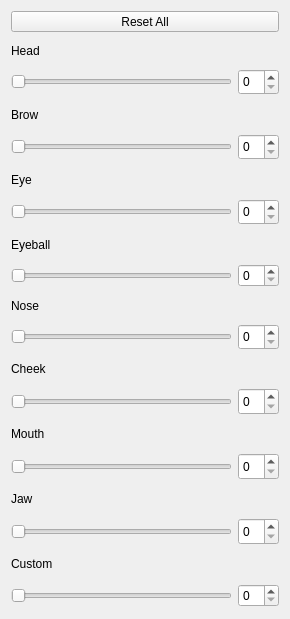
            <widget class="QWidget" name="scrollAreaContents_sm">
             <property name="geometry">
              <rect>
               <x>0</x>
               <y>0</y>
               <width>286</width>
               <height>619</height>
              </rect>
             </property>
             <property name="sizePolicy">
              <sizepolicy hsizetype="Preferred" vsizetype="Preferred">
               <horstretch>0</horstretch>
               <verstretch>0</verstretch>
              </sizepolicy>
             </property>
             <layout class="QVBoxLayout" name="verticalLayout_29">
              <item>
               <widget class="QToolButton" name="reset_sm_btn">
                <property name="sizePolicy">
                 <sizepolicy hsizetype="Preferred" vsizetype="Fixed">
                  <horstretch>0</horstretch>
                  <verstretch>0</verstretch>
                 </sizepolicy>
                </property>
                <property name="text">
                 <string>Reset All</string>
                </property>
               </widget>
              </item>
              <item>
               <widget class="QLabel" name="label_smHead">
                <property name="sizePolicy">
                 <sizepolicy hsizetype="Preferred" vsizetype="Preferred">
                  <horstretch>0</horstretch>
                  <verstretch>0</verstretch>
                 </sizepolicy>
                </property>
                <property name="minimumSize">
                 <size>
                  <width>268</width>
                  <height>25</height>
                 </size>
                </property>
                <property name="maximumSize">
                 <size>
                  <width>268</width>
                  <height>25</height>
                 </size>
                </property>
                <property name="frameShape">
                 <enum>QFrame::NoFrame</enum>
                </property>
                <property name="text">
                 <string>Head</string>
                </property>
                <property name="scaledContents">
                 <bool>false</bool>
                </property>
               </widget>
              </item>
              <item>
               <layout class="QHBoxLayout" name="Layout_smHead">
                <item>
                 <widget class="QSlider" name="Slider_smHead">
                  <property name="sizePolicy">
                   <sizepolicy hsizetype="Expanding" vsizetype="Minimum">
                    <horstretch>0</horstretch>
                    <verstretch>0</verstretch>
                   </sizepolicy>
                  </property>
                  <property name="maximumSize">
                   <size>
                    <width>16777215</width>
                    <height>25</height>
                   </size>
                  </property>
                  <property name="baseSize">
                   <size>
                    <width>0</width>
                    <height>25</height>
                   </size>
                  </property>
                  <property name="maximum">
                   <number>10</number>
                  </property>
                  <property name="orientation">
                   <enum>Qt::Horizontal</enum>
                  </property>
                 </widget>
                </item>
                <item>
                 <widget class="QSpinBox" name="spinBox_smHead">
                  <property name="sizePolicy">
                   <sizepolicy hsizetype="Minimum" vsizetype="Minimum">
                    <horstretch>0</horstretch>
                    <verstretch>0</verstretch>
                   </sizepolicy>
                  </property>
                  <property name="baseSize">
                   <size>
                    <width>0</width>
                    <height>25</height>
                   </size>
                  </property>
                  <property name="maximum">
                   <number>10</number>
                  </property>
                 </widget>
                </item>
               </layout>
              </item>
              <item>
               <widget class="QLabel" name="label_smBrow">
                <property name="sizePolicy">
                 <sizepolicy hsizetype="Preferred" vsizetype="Preferred">
                  <horstretch>0</horstretch>
                  <verstretch>0</verstretch>
                 </sizepolicy>
                </property>
                <property name="text">
                 <string>Brow</string>
                </property>
                <property name="scaledContents">
                 <bool>false</bool>
                </property>
               </widget>
              </item>
              <item>
               <layout class="QHBoxLayout" name="Layout_smBrow">
                <item>
                 <widget class="QSlider" name="Slider_smBrow">
                  <property name="sizePolicy">
                   <sizepolicy hsizetype="Expanding" vsizetype="Minimum">
                    <horstretch>0</horstretch>
                    <verstretch>0</verstretch>
                   </sizepolicy>
                  </property>
                  <property name="minimumSize">
                   <size>
                    <width>0</width>
                    <height>25</height>
                   </size>
                  </property>
                  <property name="baseSize">
                   <size>
                    <width>0</width>
                    <height>25</height>
                   </size>
                  </property>
                  <property name="maximum">
                   <number>10</number>
                  </property>
                  <property name="orientation">
                   <enum>Qt::Horizontal</enum>
                  </property>
                 </widget>
                </item>
                <item>
                 <widget class="QSpinBox" name="spinBox_smBrow">
                  <property name="sizePolicy">
                   <sizepolicy hsizetype="Minimum" vsizetype="Minimum">
                    <horstretch>0</horstretch>
                    <verstretch>0</verstretch>
                   </sizepolicy>
                  </property>
                  <property name="baseSize">
                   <size>
                    <width>0</width>
                    <height>25</height>
                   </size>
                  </property>
                  <property name="maximum">
                   <number>10</number>
                  </property>
                 </widget>
                </item>
               </layout>
              </item>
              <item>
               <widget class="QLabel" name="label_smEye">
                <property name="sizePolicy">
                 <sizepolicy hsizetype="Preferred" vsizetype="Preferred">
                  <horstretch>0</horstretch>
                  <verstretch>0</verstretch>
                 </sizepolicy>
                </property>
                <property name="text">
                 <string>Eye</string>
                </property>
                <property name="scaledContents">
                 <bool>false</bool>
                </property>
               </widget>
              </item>
              <item>
               <layout class="QHBoxLayout" name="Layout_smEye">
                <item>
                 <widget class="QSlider" name="Slider_smEye">
                  <property name="sizePolicy">
                   <sizepolicy hsizetype="Expanding" vsizetype="Minimum">
                    <horstretch>0</horstretch>
                    <verstretch>0</verstretch>
                   </sizepolicy>
                  </property>
                  <property name="minimumSize">
                   <size>
                    <width>0</width>
                    <height>25</height>
                   </size>
                  </property>
                  <property name="baseSize">
                   <size>
                    <width>0</width>
                    <height>25</height>
                   </size>
                  </property>
                  <property name="maximum">
                   <number>10</number>
                  </property>
                  <property name="orientation">
                   <enum>Qt::Horizontal</enum>
                  </property>
                 </widget>
                </item>
                <item>
                 <widget class="QSpinBox" name="spinBox_smEye">
                  <property name="sizePolicy">
                   <sizepolicy hsizetype="Minimum" vsizetype="Minimum">
                    <horstretch>0</horstretch>
                    <verstretch>0</verstretch>
                   </sizepolicy>
                  </property>
                  <property name="baseSize">
                   <size>
                    <width>0</width>
                    <height>25</height>
                   </size>
                  </property>
                  <property name="maximum">
                   <number>10</number>
                  </property>
                 </widget>
                </item>
               </layout>
              </item>
              <item>
               <widget class="QLabel" name="label_smEyeball">
                <property name="text">
                 <string>Eyeball</string>
                </property>
               </widget>
              </item>
              <item>
               <layout class="QHBoxLayout" name="Layout_smEyeball">
                <item>
                 <widget class="QSlider" name="Slider_smEyeball">
                  <property name="maximum">
                   <number>10</number>
                  </property>
                  <property name="orientation">
                   <enum>Qt::Horizontal</enum>
                  </property>
                 </widget>
                </item>
                <item>
                 <widget class="QSpinBox" name="spinBox_smEyeball">
                  <property name="maximum">
                   <number>10</number>
                  </property>
                 </widget>
                </item>
               </layout>
              </item>
              <item>
               <widget class="QLabel" name="label_smNose">
                <property name="sizePolicy">
                 <sizepolicy hsizetype="Preferred" vsizetype="Preferred">
                  <horstretch>0</horstretch>
                  <verstretch>0</verstretch>
                 </sizepolicy>
                </property>
                <property name="maximumSize">
                 <size>
                  <width>16777215</width>
                  <height>25</height>
                 </size>
                </property>
                <property name="text">
                 <string>Nose</string>
                </property>
                <property name="scaledContents">
                 <bool>false</bool>
                </property>
               </widget>
              </item>
              <item>
               <layout class="QHBoxLayout" name="Layout_smNose">
                <item>
                 <widget class="QSlider" name="Slider_smNose">
                  <property name="sizePolicy">
                   <sizepolicy hsizetype="Expanding" vsizetype="Minimum">
                    <horstretch>0</horstretch>
                    <verstretch>0</verstretch>
                   </sizepolicy>
                  </property>
                  <property name="minimumSize">
                   <size>
                    <width>0</width>
                    <height>25</height>
                   </size>
                  </property>
                  <property name="baseSize">
                   <size>
                    <width>0</width>
                    <height>25</height>
                   </size>
                  </property>
                  <property name="maximum">
                   <number>10</number>
                  </property>
                  <property name="orientation">
                   <enum>Qt::Horizontal</enum>
                  </property>
                 </widget>
                </item>
                <item>
                 <widget class="QSpinBox" name="spinBox_smNose">
                  <property name="sizePolicy">
                   <sizepolicy hsizetype="Minimum" vsizetype="Minimum">
                    <horstretch>0</horstretch>
                    <verstretch>0</verstretch>
                   </sizepolicy>
                  </property>
                  <property name="baseSize">
                   <size>
                    <width>0</width>
                    <height>25</height>
                   </size>
                  </property>
                  <property name="maximum">
                   <number>10</number>
                  </property>
                 </widget>
                </item>
               </layout>
              </item>
              <item>
               <widget class="QLabel" name="label_smCheek">
                <property name="sizePolicy">
                 <sizepolicy hsizetype="Preferred" vsizetype="Preferred">
                  <horstretch>0</horstretch>
                  <verstretch>0</verstretch>
                 </sizepolicy>
                </property>
                <property name="text">
                 <string>Cheek</string>
                </property>
                <property name="scaledContents">
                 <bool>false</bool>
                </property>
               </widget>
              </item>
              <item>
               <layout class="QHBoxLayout" name="Layout_smCheek">
                <item>
                 <widget class="QSlider" name="Slider_smCheek">
                  <property name="sizePolicy">
                   <sizepolicy hsizetype="Expanding" vsizetype="Minimum">
                    <horstretch>0</horstretch>
                    <verstretch>0</verstretch>
                   </sizepolicy>
                  </property>
                  <property name="minimumSize">
                   <size>
                    <width>0</width>
                    <height>25</height>
                   </size>
                  </property>
                  <property name="baseSize">
                   <size>
                    <width>0</width>
                    <height>25</height>
                   </size>
                  </property>
                  <property name="maximum">
                   <number>10</number>
                  </property>
                  <property name="orientation">
                   <enum>Qt::Horizontal</enum>
                  </property>
                 </widget>
                </item>
                <item>
                 <widget class="QSpinBox" name="spinBox_smCheek">
                  <property name="sizePolicy">
                   <sizepolicy hsizetype="Minimum" vsizetype="Minimum">
                    <horstretch>0</horstretch>
                    <verstretch>0</verstretch>
                   </sizepolicy>
                  </property>
                  <property name="baseSize">
                   <size>
                    <width>0</width>
                    <height>25</height>
                   </size>
                  </property>
                  <property name="maximum">
                   <number>10</number>
                  </property>
                 </widget>
                </item>
               </layout>
              </item>
              <item>
               <widget class="QLabel" name="label_smMouth">
                <property name="sizePolicy">
                 <sizepolicy hsizetype="Preferred" vsizetype="Preferred">
                  <horstretch>0</horstretch>
                  <verstretch>0</verstretch>
                 </sizepolicy>
                </property>
                <property name="text">
                 <string>Mouth</string>
                </property>
                <property name="scaledContents">
                 <bool>false</bool>
                </property>
               </widget>
              </item>
              <item>
               <layout class="QHBoxLayout" name="Layout_smMouth">
                <item>
                 <widget class="QSlider" name="Slider_smMouth">
                  <property name="sizePolicy">
                   <sizepolicy hsizetype="Expanding" vsizetype="Minimum">
                    <horstretch>0</horstretch>
                    <verstretch>0</verstretch>
                   </sizepolicy>
                  </property>
                  <property name="minimumSize">
                   <size>
                    <width>0</width>
                    <height>25</height>
                   </size>
                  </property>
                  <property name="baseSize">
                   <size>
                    <width>0</width>
                    <height>25</height>
                   </size>
                  </property>
                  <property name="maximum">
                   <number>10</number>
                  </property>
                  <property name="orientation">
                   <enum>Qt::Horizontal</enum>
                  </property>
                 </widget>
                </item>
                <item>
                 <widget class="QSpinBox" name="spinBox_smMouth">
                  <property name="sizePolicy">
                   <sizepolicy hsizetype="Minimum" vsizetype="Minimum">
                    <horstretch>0</horstretch>
                    <verstretch>0</verstretch>
                   </sizepolicy>
                  </property>
                  <property name="baseSize">
                   <size>
                    <width>0</width>
                    <height>25</height>
                   </size>
                  </property>
                  <property name="maximum">
                   <number>10</number>
                  </property>
                 </widget>
                </item>
               </layout>
              </item>
              <item>
               <widget class="QLabel" name="label_smJaw">
                <property name="sizePolicy">
                 <sizepolicy hsizetype="Preferred" vsizetype="Preferred">
                  <horstretch>0</horstretch>
                  <verstretch>0</verstretch>
                 </sizepolicy>
                </property>
                <property name="text">
                 <string>Jaw</string>
                </property>
                <property name="scaledContents">
                 <bool>false</bool>
                </property>
               </widget>
              </item>
              <item>
               <layout class="QHBoxLayout" name="Layout_smJaw">
                <item>
                 <widget class="QSlider" name="Slider_smJaw">
                  <property name="sizePolicy">
                   <sizepolicy hsizetype="Expanding" vsizetype="Minimum">
                    <horstretch>0</horstretch>
                    <verstretch>0</verstretch>
                   </sizepolicy>
                  </property>
                  <property name="minimumSize">
                   <size>
                    <width>0</width>
                    <height>25</height>
                   </size>
                  </property>
                  <property name="baseSize">
                   <size>
                    <width>0</width>
                    <height>25</height>
                   </size>
                  </property>
                  <property name="maximum">
                   <number>10</number>
                  </property>
                  <property name="orientation">
                   <enum>Qt::Horizontal</enum>
                  </property>
                 </widget>
                </item>
                <item>
                 <widget class="QSpinBox" name="spinBox_smJaw">
                  <property name="sizePolicy">
                   <sizepolicy hsizetype="Minimum" vsizetype="Minimum">
                    <horstretch>0</horstretch>
                    <verstretch>0</verstretch>
                   </sizepolicy>
                  </property>
                  <property name="baseSize">
                   <size>
                    <width>0</width>
                    <height>25</height>
                   </size>
                  </property>
                  <property name="maximum">
                   <number>10</number>
                  </property>
                 </widget>
                </item>
               </layout>
              </item>
              <item>
               <widget class="QLabel" name="label_smCustom">
                <property name="text">
                 <string>Custom</string>
                </property>
               </widget>
              </item>
              <item>
               <layout class="QHBoxLayout" name="Layout_smCustom">
                <item>
                 <widget class="QSlider" name="Slider_smCustom">
                  <property name="minimumSize">
                   <size>
                    <width>0</width>
                    <height>25</height>
                   </size>
                  </property>
                  <property name="maximum">
                   <number>10</number>
                  </property>
                  <property name="orientation">
                   <enum>Qt::Horizontal</enum>
                  </property>
                 </widget>
                </item>
                <item>
                 <widget class="QSpinBox" name="spinBox_smCustom">
                  <property name="maximum">
                   <number>10</number>
                  </property>
                 </widget>
                </item>
               </layout>
              </item>
             </layout>
            </widget>
